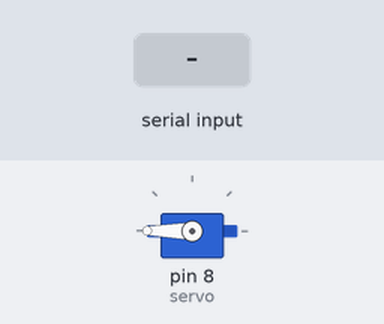
Bench run of a sketch on a simulated Arduino Uno, built with avr-gcc and run on an emulated ATmega328P. Parts: servo. Inputs (shaded band) come from the test bench.

Above: at 1.2 s.
1.3 s: "H" received over Serial
At 1.45 s:
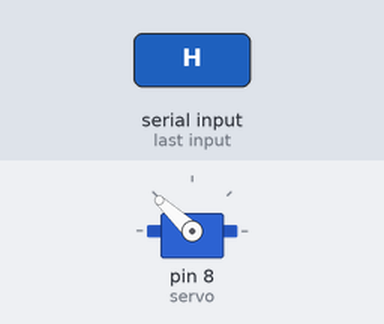
Timing chart, 0 to 4.3 s (numbered marks = the images above; inputs shaded):
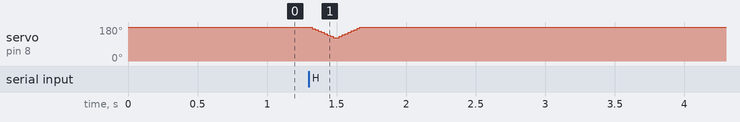

The sketch:

servoControl.ino
```cpp
#include <Servo.h>

Servo servo;
int angle = 180;
int incomingByte;      // a variable to read incoming serial data into

void setup() {
  servo.attach(8);
  servo.write(angle);
  Serial.begin(9600);

}

void loop()
{
  if (Serial.available() > 0) {

    incomingByte = Serial.read();

    if (incomingByte == 'H') {
      for(angle = 180; angle > 120; angle--)
      {
        servo.write(angle);
        delay(3);
      }
      for(angle = 120; angle < 180; angle++)
      {
        servo.write(angle);
        delay(3);
      }
    }

  }
}
```
